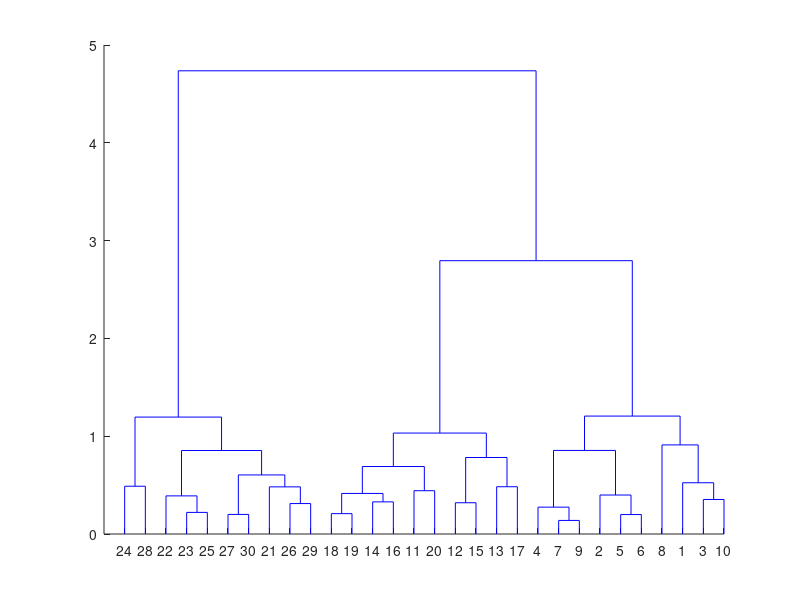

Write MATLAB code to recreate this figure.
NumCluster = 3;
rand('state', 7)
data = [rand(10,3); rand(10,3)+1; rand(10,3)+2]; 
dist = pdist(data, 'euclidean');
link = linkage(dist, 'complete');
clust = cluster(link, 'maxclust', NumCluster); 
color = link(end-NumCluster+2,3)-eps;
[H,T,perm] = dendrogram(link, 0, 'colorthreshold', color);